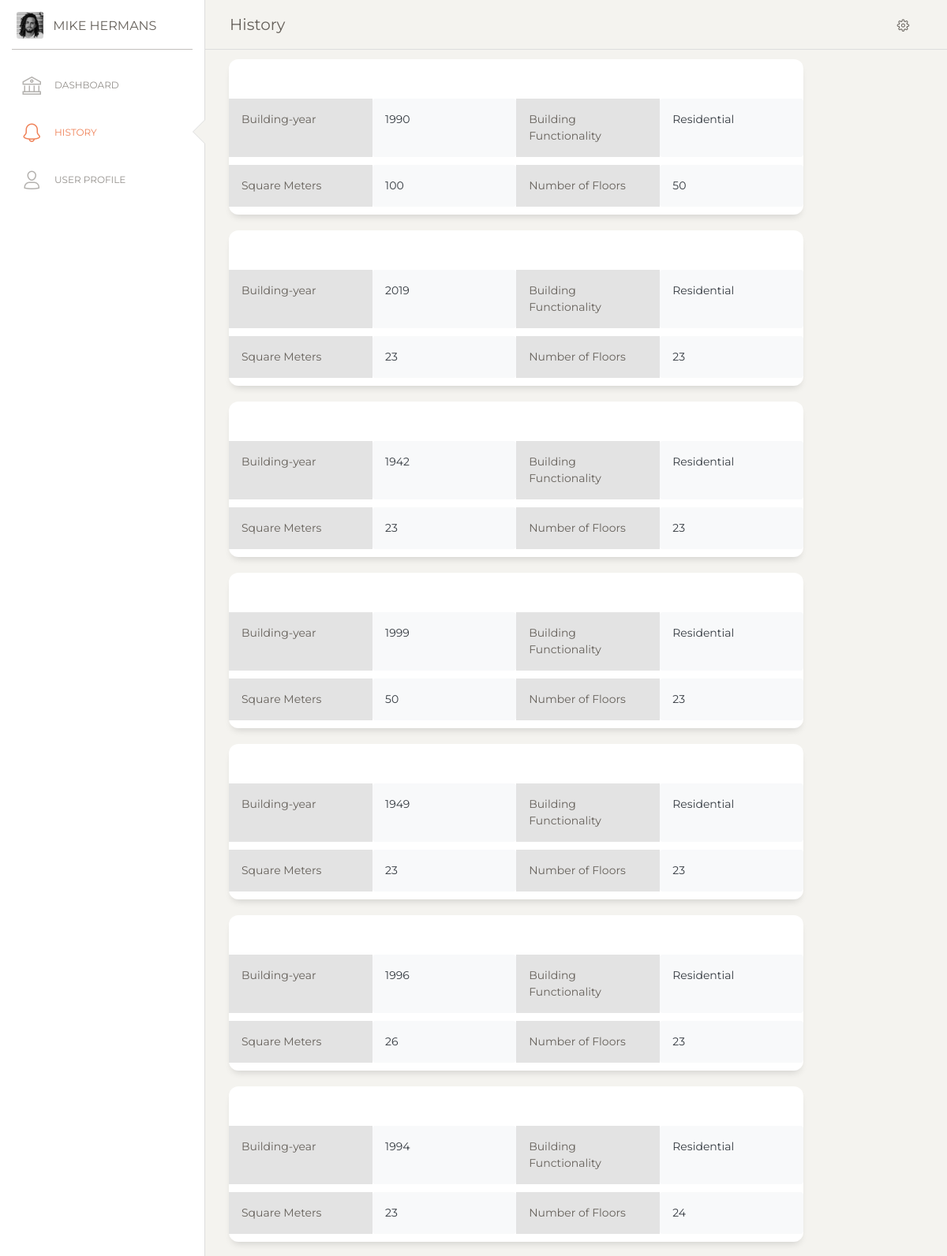
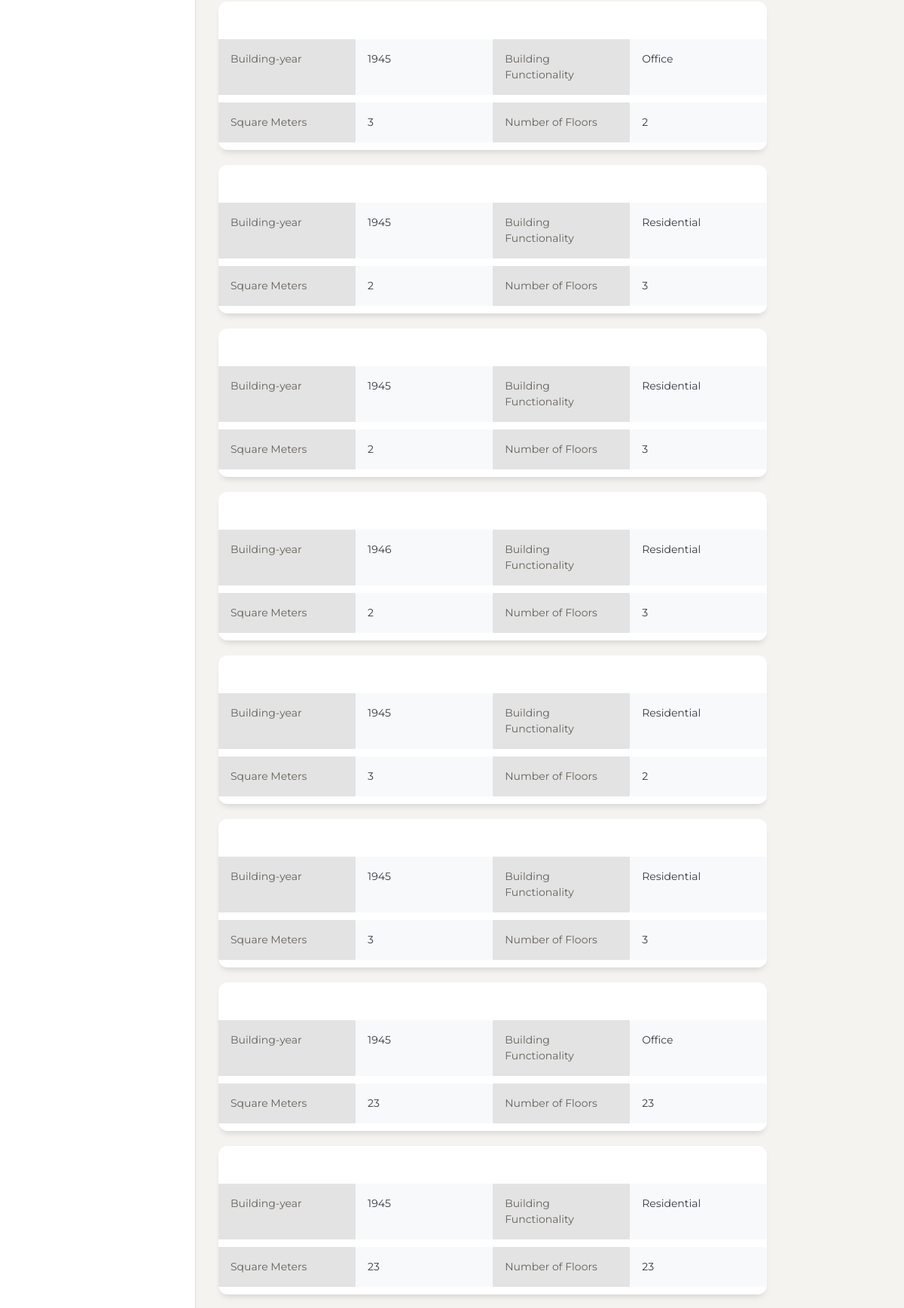
The app's page /history (upper part) with its own data (2 pictures, top to bottom).
### app/models.py (models this page shows, shortened)
class Building(db.Model):
    __tablename__ = "Building"
    id                      = db.Column(db.Integer, primary_key=True)
    building_year           = db.Column(db.Integer)
    building_functionality  = db.Column(db.String(120))
    square_meters           = db.Column(db.Float)
    number_floors           = db.Column(db.Integer)

### app/routes.py (the view)
@app.route('/history')
def history():
    buildings = Building.query.order_by(Building.id.desc())
    print(buildings)
    return render_template('history.html', buildings=buildings)

### app/templates/history.html (shortened to what this page needs)
<!DOCTYPE html>
<html lang="en">
<head>
  <link href="https://maxcdn.bootstrapcdn.com/font-awesome/latest/css/font-awesome.min.css" rel="stylesheet">
   <link href= "{{ url_for('static',filename='Front_end/Dashboard/assets/css/bootstrap.min.css') }}" rel= "stylesheet" >
   <link href= "{{ url_for('static',filename='Front_end/Dashboard/assets/css/paper-dashboard.css') }}" rel= "stylesheet" >
</head>
<body class="">
  <div class="wrapper ">
    <div class="sidebar" data-color="white" data-active-color="danger">
      <div class="logo">
        <a class="simple-text logo-mini">
          <div class="logo-image-small">
            <img src="static/Front_end/Dashboard/assets/img/mike.jpg">
          </div>
        </a>
        <a class="simple-text logo-normal">
			Mike Hermans
        </a>
      </div>
	 <div class="sidebar-wrapper">
        <ul class="nav">
          <li>
            <a href="dashboard">
              <i class="nc-icon nc-bank"></i>
              <p>Dashboard</p>
            </a>
          </li>
          <li class="active ">
            <a href="">
              <i class="nc-icon nc-bell-55"></i>
              <p>History</p>
            </a>
          </li>
          <li>
            <a href="">
              <i class="nc-icon nc-single-02"></i>
              <p>User Profile</p>
            </a>
          </li>
        </ul>
      </div>
    </div>
    <div class="main-panel">
      <nav class="navbar navbar-expand-lg navbar-absolute fixed-top navbar-transparent">
        <div class="container-fluid">
          <div class="navbar-wrapper">
            <a class="navbar-brand" href="#pablo">History</a>
          </div>
          <div class="collapse navbar-collapse justify-content-end" id="navigation">
            <ul class="navbar-nav">
              <li class="nav-item">
                <a class="nav-link btn-rotate">
                  <i class="nc-icon nc-settings-gear-65"></i>
                </a>
              </li>
            </ul>
          </div>
        </div>
      </nav>
      <div class="content">
        <div class="row">
        {% for building in buildings %}
          <div class="col-md-10">
            <div class="card ">
              <div class="card-header ">
                </div>
                  <div class="card-body ">
							      <div class="row" style="margin-top:10px">
    									<div class="p-3 col-md-3" style="background-color: #e3e3e3; color: #66615B">Building-year</div>
											<div class="p-3 bg-light text-dark rounded col-md-3">{{ building.building_year }}</div>
											<div class="p-3 col-md-3" style="background-color: #e3e3e3; color: #66615B">Building Functionality</div>
											<div class="p-3 bg-light text-dark rounded col-md-3">{{ building.building_functionality }}</div>
							      </div>
							      <div class="row" style="margin-top:10px">
    								  <div class="p-3 col-md-3" style="background-color: #e3e3e3; color: #66615B">Square Meters</div>
											<div class="p-3 bg-light text-dark rounded col-md-3">{{ building.square_meters }}</div>
											<div class="p-3 col-md-3" style="background-color: #e3e3e3; color: #66615B">Number of Floors</div>
											<div class="p-3 bg-light text-dark rounded col-md-3">{{ building.number_floors }}</div>
							      </div>
                  </div>
                </div>
              </div>
			    {% endfor %}
            </div>
	  </div>
  </div>
</body>
</html>

### records on screen
Building: building_year "1990", building_functionality "Residential", square_meters "100", number_floors "50"
Building: building_year "2019", building_functionality "Residential", square_meters "23", number_floors "23"
Building: building_year "1942", building_functionality "Residential", square_meters "23", number_floors "23"
Building: building_year "1999", building_functionality "Residential", square_meters "50", number_floors "23"
Building: building_year "1949", building_functionality "Residential", square_meters "23", number_floors "23"
Building: building_year "1996", building_functionality "Residential", square_meters "26", number_floors "23"
Building: building_year "1994", building_functionality "Residential", square_meters "23", number_floors "24"
Building: building_year "1945", building_functionality "Office", square_meters "3", number_floors "2"
Building: building_year "1945", building_functionality "Residential", square_meters "2", number_floors "3"
Building: building_year "1945", building_functionality "Residential", square_meters "2", number_floors "3"
Building: building_year "1946", building_functionality "Residential", square_meters "2", number_floors "3"
Building: building_year "1945", building_functionality "Residential", square_meters "3", number_floors "2"
Building: building_year "1945", building_functionality "Residential", square_meters "3", number_floors "3"
Building: building_year "1945", building_functionality "Office", square_meters "23", number_floors "23"
Building: building_year "1945", building_functionality "Residential", square_meters "23", number_floors "23"
